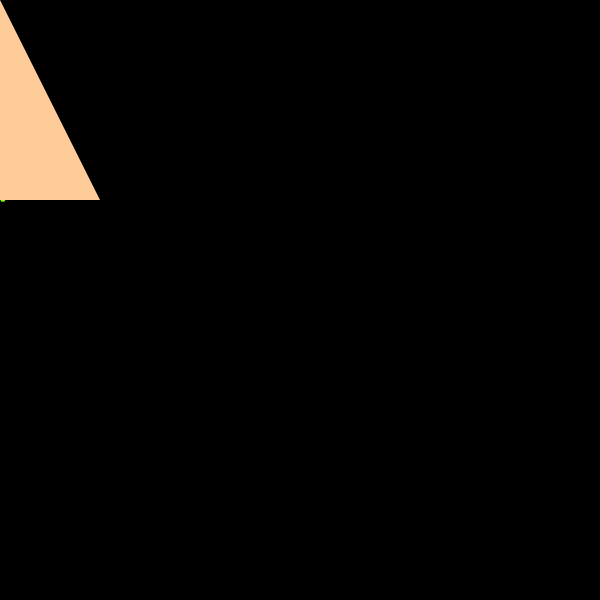
Frame 1 (no input)
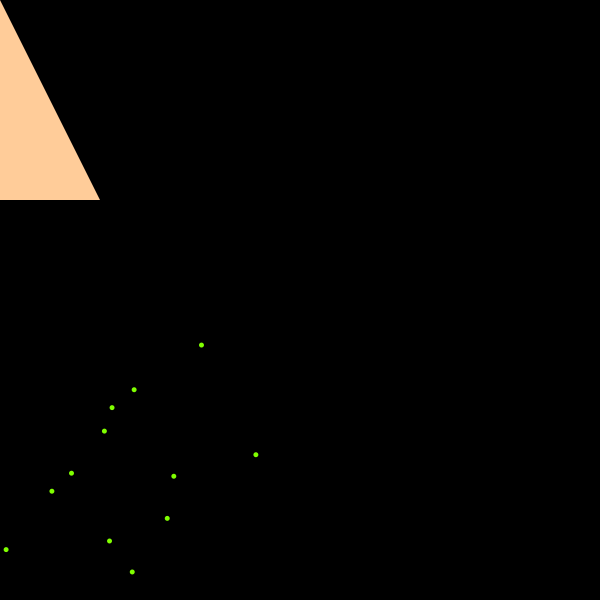
Frame 60 (the mouse pressed at the canvas centre just before this capture)
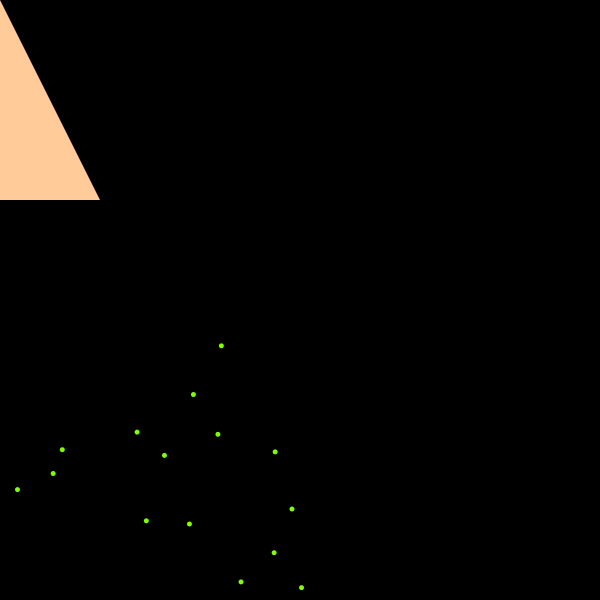
Frame 120 (the mouse held since frame 60 and released just before this capture)

The Processing sketch that drew these frames (run headless with seeded random() and noise(); from frame 60 on, the mouse is pressed at the canvas centre):

// Processing sketch: niesSimulator
// ── niesSimulator.pde
int n = int(random(7, 36));
PVector[] v = new PVector[n];
PVector[] c = new PVector[n];

void setup() {
  size(600, 600);
  noStroke();
  setV();
}

void draw() {
  background(0);


  fill(128, 255, 0);
  for (int i=0; i!=n; ++i) {
    c[i].add(v[i]);
    ellipse(c[i].x, c[i].y, 5, 5);
  }


  fill(#FFCC99);
  triangle(0, 0, 0, 200, 100, 200);
}

void setV() {
  n = int(random(7, 36));
  println(n);
  v = new PVector[n];
  c = new PVector[n];

  for (int i=0; i!=n; ++i) {
    v[i] = new PVector(random(0, width), height);
    v[i].setMag(random(5, 10));
    c[i] = new PVector(0, random(100, 200));
  }
}

void mousePressed() {
  setV();
}
